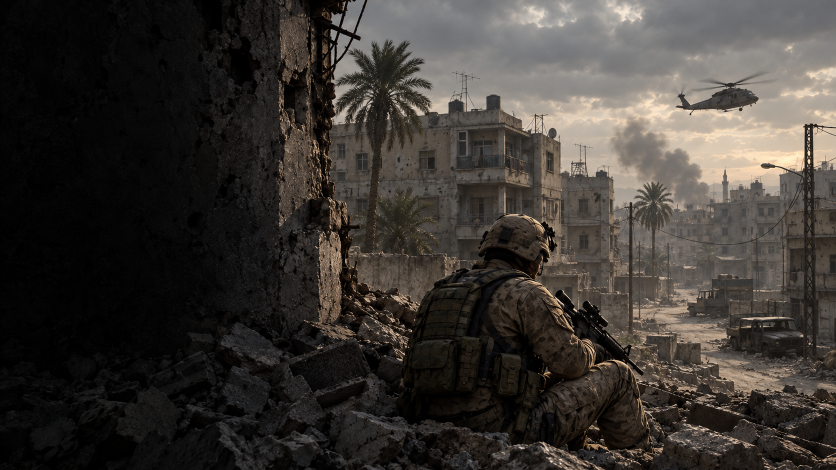
#> input picture assets/frontend/background-v2.png, 1672 x 940 px (shown at 1/2 size)
$ python build_frontend_assets.py
#> lines starting #> are read from the running program, lines starting #| are printed output that depends on the picture
from pathlib import Path
from PIL import Image,ImageDraw
import io,struct,math
ROOT=Path(__file__).resolve().parents[1]
SOURCE=ROOT/'assets/frontend'; OUT=ROOT/'bin/Debug/main/images'; OUT.mkdir(parents=True,exist_ok=True)
def iwi(name,image,size):
    image=image.convert('RGBA').resize(size,Image.Resampling.LANCZOS)
    stream=io.BytesIO(); image.save(stream,format='DDS',pixel_format='DXT5')
    dds=stream.getvalue(); assert dds[:4]==b'DDS ' and dds[84:88]==b'DXT5'
    pixels=dds[128:]; total=28+len(pixels)
    # COD4 v6, DXT5, no picmip or mipmaps, clamp U/V, one 2D level.
    header=struct.pack('<3sBBB3h4i',b'IWi',6,13,0xC3,*size,1,*([total]*4))
    (OUT/(name+'.iwi')).write_bytes(header+pixels)
    print(name,size,total)
iwi('codunlimited_frontend',Image.open(SOURCE/'background-v2.png'),(2048,1024))
#> in iwi, `image=image.convert('RGBA').resize(size,Image.Resampling.LANCZOS)`:
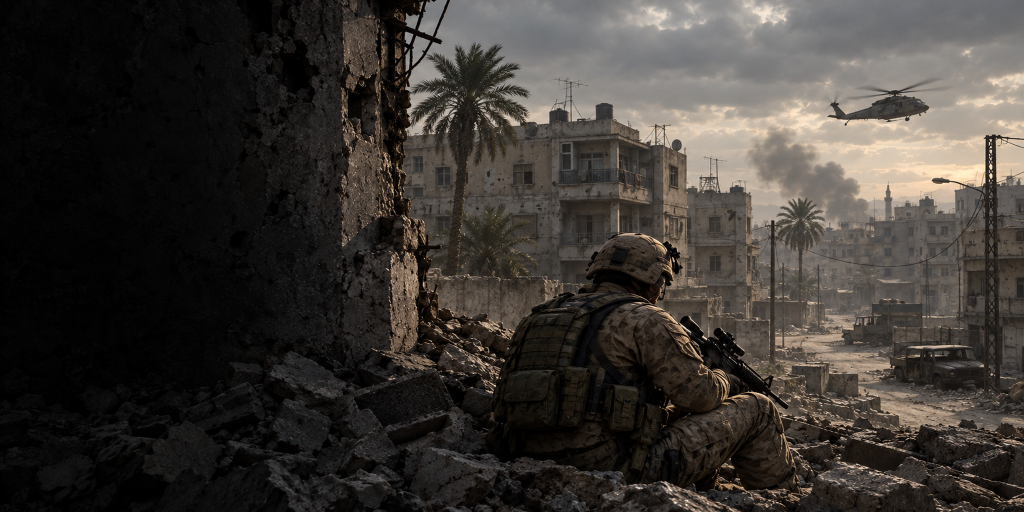
#> image: PIL image 2048x1024 RGBA (shown at 1/2 size); mean R, G, B, A 60.4, 55.8, 51.5, 255
#> (the run stopped early here; a loop or call above may not have finished)
